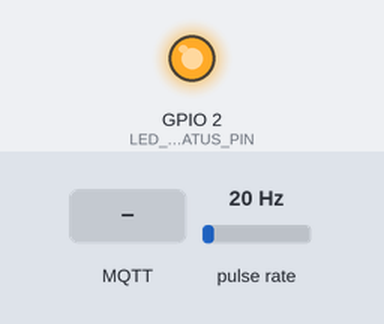
Recording of a sketch running on a simulated ESP32. Parts: output pins drawn as LEDs (lit = HIGH). Wiring (inferred from the names in the program): pulse sensor: data GPIO 27. The test bench sets the inputs (shaded band); at power-on: pulse rate 20 Hz. WiFi joins after 1.5 s; servers stay silent unless stated; no MQTT or app messages arrive unless stated; what the sketch prints to the serial monitor is not drawn.

Above: at 2.7 s.
2.8 s: MQTT message "1" arrives on the first subscribed topic
4.3 s: MQTT message "on" arrives on the first subscribed topic
5.8 s: MQTT message "off" arrives on the first subscribed topic
7.3 s: pulse rate (sensor on GPIO 27) set to 100 Hz
At 10.05 s:
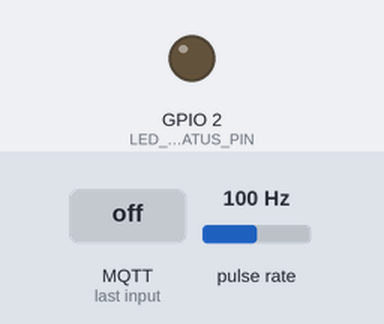
Timing chart, 0 to 11.3 s (numbered marks = the images above; inputs shaded):
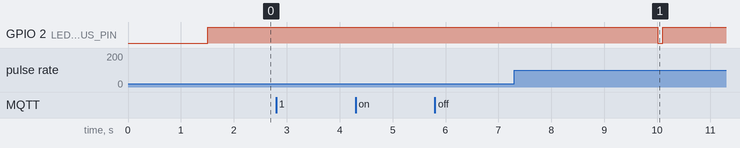

The sketch:

esp32-sensor-example.ino
```cpp
/*
 * ESP32 - Tirtha Pawitan IoT Sensor
 * Mengirim data debit air ke server via MQTT
 *
 * Hardware:
 *   - ESP32 DevKit V1
 *   - YF-S201 Water Flow Sensor (GPIO 27)
 *   - DS18B20 Temperature Sensor (GPIO 4) [optional]
 *
 * Library yang dibutuhkan:
 *   - PubSubClient (Nick O'Leary)
 *   - WiFi (built-in ESP32)
 *   - ArduinoJson (Benoit Blanchon)
 */

#include <WiFi.h>
#include <PubSubClient.h>
#include <ArduinoJson.h>

// ========== KONFIGURASI WiFi ==========
const char* WIFI_SSID     = "WIFI_SSID";
const char* WIFI_PASSWORD = "WIFI_PASSWORD";

// ========== KONFIGURASI MQTT ==========
const char* MQTT_SERVER   = "broker.hivemq.com";  // Ganti dengan broker Anda
const int   MQTT_PORT     = 1883;
const char* MQTT_CLIENT   = "tirtha-esp32-001";
const char* MQTT_TOPIC    = "tirtha-pawitan/sensor/cigugur"; // Sesuaikan dengan titik air

// ========== KONFIGURASI SENSOR ==========
#define FLOW_SENSOR_PIN   27
#define LED_STATUS_PIN    2   // LED bawaan ESP32

// ========== VARIABEL GLOBAL ==========
WiFiClient espClient;
PubSubClient mqtt(espClient);

volatile int pulseCount = 0;
float flowRate = 0.0;
float totalLiters = 0.0;
unsigned long lastFlowCheck = 0;
unsigned long lastPublish = 0;

// Interval pengiriman data (dalam milidetik)
const unsigned long PUBLISH_INTERVAL = 10000; // 10 detik

// ========== INTERRUPT HANDLER ==========
void IRAM_ATTR pulseCounter() {
  pulseCount++;
}

// ========== SETUP ==========
void setup() {
  Serial.begin(115200);
  Serial.println("\n=================================");
  Serial.println("  Tirtha Pawitan - ESP32 Sensor");
  Serial.println("=================================\n");

  pinMode(LED_STATUS_PIN, OUTPUT);
  pinMode(FLOW_SENSOR_PIN, INPUT_PULLUP);

  // Attach interrupt untuk flow sensor
  attachInterrupt(digitalPinToInterrupt(FLOW_SENSOR_PIN), pulseCounter, FALLING);

  // Koneksi WiFi
  connectWiFi();

  // Setup MQTT
  mqtt.setServer(MQTT_SERVER, MQTT_PORT);
  mqtt.setCallback(mqttCallback);
  connectMQTT();

  Serial.println("[OK] Sistem siap mengirim data!\n");
}

// ========== LOOP UTAMA ==========
void loop() {
  // Pastikan koneksi tetap aktif
  if (!mqtt.connected()) {
    connectMQTT();
  }
  mqtt.loop();

  // Hitung flow rate setiap 1 detik
  if (millis() - lastFlowCheck >= 1000) {
    calculateFlow();
    lastFlowCheck = millis();
  }

  // Kirim data sesuai interval
  if (millis() - lastPublish >= PUBLISH_INTERVAL) {
    publishSensorData();
    lastPublish = millis();
  }
}

// ========== FUNGSI WiFi ==========
void connectWiFi() {
  Serial.printf("[WiFi] Menghubungkan ke %s", WIFI_SSID);
  WiFi.begin(WIFI_SSID, WIFI_PASSWORD);

  int attempts = 0;
  while (WiFi.status() != WL_CONNECTED && attempts < 30) {
    delay(500);
    Serial.print(".");
    attempts++;
  }

  if (WiFi.status() == WL_CONNECTED) {
    Serial.printf("\n[WiFi] Terhubung! IP: %s\n", WiFi.localIP().toString().c_str());
    digitalWrite(LED_STATUS_PIN, HIGH);
  } else {
    Serial.println("\n[WiFi] Gagal terhubung! Restart...");
    ESP.restart();
  }
}

// ========== FUNGSI MQTT ==========
void connectMQTT() {
  while (!mqtt.connected()) {
    Serial.print("[MQTT] Menghubungkan ke broker...");

    if (mqtt.connect(MQTT_CLIENT)) {
      Serial.println(" Terhubung!");

      // Subscribe untuk menerima perintah dari server
      mqtt.subscribe("tirtha-pawitan/command/#");
      Serial.println("[MQTT] Subscribed ke tirtha-pawitan/command/#");
    } else {
      Serial.printf(" Gagal (rc=%d). Coba lagi dalam 5 detik...\n", mqtt.state());
      delay(5000);
    }
  }
}

void mqttCallback(char* topic, byte* payload, unsigned int length) {
  String message = "";
  for (unsigned int i = 0; i < length; i++) {
    message += (char)payload[i];
  }

  Serial.printf("[MQTT] Pesan masuk [%s]: %s\n", topic, message.c_str());

  // Handle perintah dari server
  if (String(topic) == "tirtha-pawitan/command/restart") {
    Serial.println("[CMD] Restart ESP32...");
    ESP.restart();
  }
}

// ========== FUNGSI SENSOR ==========
void calculateFlow() {
  // YF-S201: 1 liter = 450 pulsa (kalibrasi sesuai sensor Anda)
  float calibrationFactor = 7.5; // pulsa per detik per L/min

  detachInterrupt(digitalPinToInterrupt(FLOW_SENSOR_PIN));

  flowRate = pulseCount / calibrationFactor; // L/min
  float flowLiters = flowRate / 60.0;        // L/s (konversi ke per detik)
  totalLiters += flowLiters;

  pulseCount = 0;
  attachInterrupt(digitalPinToInterrupt(FLOW_SENSOR_PIN), pulseCounter, FALLING);
}

// ========== KIRIM DATA ==========
void publishSensorData() {
  // Buat JSON payload
  StaticJsonDocument<256> doc;

  doc["device_id"]   = MQTT_CLIENT;
  doc["debit"]       = round(flowRate * 100) / 100.0;  // L/min, 2 desimal
  doc["total_liter"] = round(totalLiters * 100) / 100.0;
  doc["status"]      = determineStatus(flowRate);
  doc["uptime"]      = millis() / 1000;
  doc["rssi"]        = WiFi.RSSI(); // Kekuatan sinyal WiFi

  char jsonBuffer[256];
  serializeJson(doc, jsonBuffer);

  // Publish ke MQTT
  if (mqtt.publish(MQTT_TOPIC, jsonBuffer)) {
    Serial.printf("[PUBLISH] %s -> %s\n", MQTT_TOPIC, jsonBuffer);

    // Blink LED sebagai indikator
    digitalWrite(LED_STATUS_PIN, LOW);
    delay(100);
    digitalWrite(LED_STATUS_PIN, HIGH);
  } else {
    Serial.println("[ERROR] Gagal mengirim data!");
  }
}

// ========== KLASIFIKASI STATUS ==========
const char* determineStatus(float debit) {
  if (debit >= 20.0) return "Layak/Aman";
  if (debit >= 10.0) return "Butuh Konservasi";
  return "Kritis";
}
```

Measured:
- after the input at 2.8 s, every drawn part: stays the same
- after the input at 4.3 s, every drawn part: stays the same
- after the input at 5.8 s, every drawn part: stays the same
